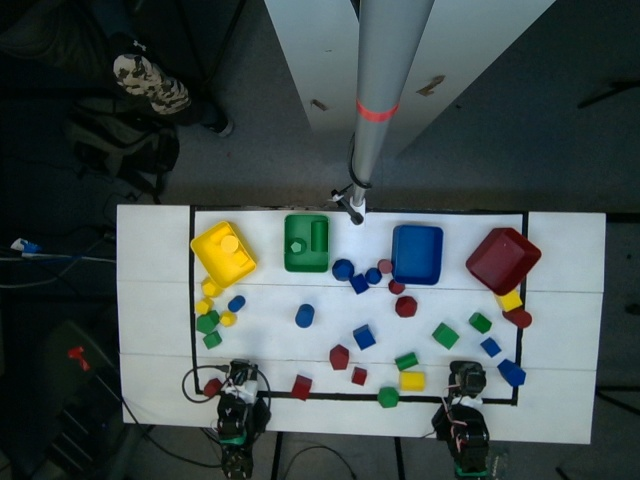
#> input picture code/camera_reference.jpg, 640 x 480 px
$ python vision.py camera_reference.jpg
#> lines starting #> are read from the running program, lines starting #| are printed output that depends on the picture; after the words box and inside, x2 and y2 are one past the last pixel; in counts of white or black regions, pixels touching at a corner belong together
"""Top-camera vision for the classical (pre-programmed) colour sorter. Separate from the competition kit.

detect(img_bgr) -> dict with
    table:   convex hull of the white table (only things inside it count)
    bins:    {colour: (cx, cy, w, h, angle)}  large coloured blobs (biggest one per colour)
    objects: [(colour, cx, cy, angle_deg, area_px, w, h)]  small coloured blobs on the table, not inside a bin
Colours: red, yellow, green, blue. All in pixels of the 640x480 top image.
python classical\\vision.py <image.png> [...]   -> writes <image>_vision.png with everything drawn on it
"""
import sys
from pathlib import Path

import os
import cv2
import numpy as np

# HSV ranges (OpenCV: H 0-179). Tuned on setup_ref\top.png and colour v2 demo frames (25 Nov).
COLOURS = {
    "red":    [((0, 110, 20), (8, 255, 255)), ((170, 110, 20), (179, 255, 255))],
    "yellow": [((18, 110, 110), (35, 255, 255))],
    "green":  [((40, 80, 40), (85, 255, 255))],
    "blue":   [((95, 110, 40), (130, 255, 255))],
}
BIN_MIN_AREA = 1500       # px: a bin is a big blob (live 25 Nov: 2000-5600)
OBJ_MIN_AREA = 80         # px: smaller blobs are noise (26 Nov: 120 -> 80, the small red cube is ~116)
OBJ_MAX_AREA = 1400       # px: small objects ~200-400, large ones up to ~1000
DRAW = {"red": (0, 0, 255), "yellow": (0, 220, 255), "green": (0, 200, 0), "blue": (255, 80, 0)}
# Where loose objects may be (inside the black-tape source area, pixels of the 640x480 top image; the top camera has
# not moved more than 1 px since the colour v2 demos). The lower-left corner is left out: the left arm's base and its
# red/black cables sit there. Bins are found anywhere on the table.
# 26 Nov 01:00: the cut-out for the left arm's base was too big (y > 350): it hid a red dodecahedron and two green
# blocks right in front of the left arm. Now only below y 378 (the base + its red cables start at ~y 385).
# 26 Nov pm: the INNER EDGE OF THE BLACK LINE (the marked source area), measured from the top camera (left x 196,
# right 524 at the top -> 508 at the bottom, bottom y 384 on the left -> 398 on the right). sort.py only takes blocks
# whose centre is SORT_LINE_IN px (10) inside it. Old polygon: (205,215),(518,222),(514,400),(300,400),(300,378),(205,378)
SOURCE_POLY = np.array([(197, 212), (524, 216), (519, 300), (513, 360), (508, 398), (430, 398), (350, 394), (310, 391),
                        (250, 386), (197, 384)], np.int32)


TABLE_V = 165   # lab table brightness threshold (25 Nov)


def table_hull(hsv):
    # 27 Nov (competition): their table is greyer/darker (median V ~148 inside the line vs well over 165 in the lab) -
    # the threshold now follows the table's own brightness, measured inside the black line
    src = np.zeros(hsv.shape[:2], np.uint8)
    cv2.fillPoly(src, [SOURCE_POLY], 255)
    src = cv2.erode(src, np.ones((25, 25), np.uint8))
    vals = hsv[..., 2][src > 0]
    vthr = TABLE_V if vals.size == 0 else int(min(TABLE_V, max(90, np.median(vals) - 35)))
    white = cv2.inRange(hsv, (0, 0, vthr), (179, 60, 255))
    white = cv2.morphologyEx(white, cv2.MORPH_CLOSE, np.ones((15, 15), np.uint8))
    n, lab, stats, _ = cv2.connectedComponentsWithStats(white)
    if n < 2:
        return None
    big = 1 + int(np.argmax(stats[1:, cv2.CC_STAT_AREA]))
    pts = cv2.findNonZero((lab == big).astype(np.uint8))
    return cv2.convexHull(pts)


def colour_mask(hsv, name):
    m = np.zeros(hsv.shape[:2], np.uint8)
    for lo, hi in COLOURS[name]:
        m |= cv2.inRange(hsv, lo, hi)
    m = cv2.morphologyEx(m, cv2.MORPH_OPEN, np.ones((3, 3), np.uint8))
    return cv2.morphologyEx(m, cv2.MORPH_CLOSE, np.ones((5, 5), np.uint8))


def true_centre(contour, shape, up=4):
    """TRUE centre of a shape (26 Nov): the centre of mass of its whole FILLED outline (holes and shading inside
    filled), computed on a 4x finer grid so the outline's partial pixels count - sub-pixel, any shape (dodecahedron,
    pentagon, cylinder, cube). Replaces the centre of the rotated box around it, which is off for non-symmetric
    outlines. Returns (x, y) in the picture's pixels."""
    x, y, w, h = cv2.boundingRect(contour)
    pad = 2
    m = np.zeros(((h + 2 * pad) * up, (w + 2 * pad) * up), np.uint8)
    c = ((contour.reshape(-1, 2) - [x - pad, y - pad]) * up + up / 2).astype(np.int32)
    cv2.fillPoly(m, [c], 255, lineType=cv2.LINE_AA)               # anti-aliased: edge pixels count partly
    M = cv2.moments(m, binaryImage=False)
    if M["m00"] <= 0:
        M = cv2.moments(contour)
        return M["m10"] / max(M["m00"], 1e-9), M["m01"] / max(M["m00"], 1e-9)
    # fine-grid pixel j covers original x in [j/up - 1/(2up)...]: undo the +up/2 shift used when scaling the outline
    return (M["m10"] / M["m00"] - up / 2) / up + x - pad, (M["m01"] / M["m00"] - up / 2) / up + y - pad


# [17 lines left out: function detect_avg, not called in this run]


def detect(img):
    hsv = cv2.cvtColor(cv2.GaussianBlur(img, (5, 5), 0), cv2.COLOR_BGR2HSV)
    hull = table_hull(hsv)
    inside = np.zeros(img.shape[:2], np.uint8)
    if hull is not None:
        cv2.fillPoly(inside, [hull], 255)
        inside = cv2.erode(inside, np.ones((9, 9), np.uint8))
    # 27 Nov (competition): the area inside the black line (+ 3 cm) ALWAYS counts as table, whatever the table colour
    _src = np.zeros(img.shape[:2], np.uint8)
    cv2.fillPoly(_src, [SOURCE_POLY], 255)
    _near_line = cv2.dilate(_src, np.ones((31, 31), np.uint8))
    inside |= _near_line
    bins, objects = {}, []
    bin_masks = np.zeros(img.shape[:2], np.uint8)
    for name in COLOURS:
        m = colour_mask(hsv, name) & inside
        cnts, _ = cv2.findContours(m, cv2.RETR_EXTERNAL, cv2.CHAIN_APPROX_SIMPLE)
        big = [c for c in cnts if cv2.contourArea(c) >= BIN_MIN_AREA]
        # 27 Nov (competition): a bin must stand inside / right at the black line - not a blue bag next to the table
        big = [c for c in big if _near_line[min(479, max(0, int(cv2.minAreaRect(c)[0][1]))),
                                            min(639, max(0, int(cv2.minAreaRect(c)[0][0])))] > 0]
        if big:
            c = max(big, key=cv2.contourArea)
            (cx, cy), (w, h), ang = cv2.minAreaRect(c)
            bins[name] = (cx, cy, w, h, ang)
            cv2.drawContours(bin_masks, [cv2.convexHull(c)], -1, 255, -1)
    bin_zone = cv2.dilate(bin_masks, np.ones((15, 15), np.uint8))
    source = np.zeros(img.shape[:2], np.uint8)
    cv2.fillPoly(source, [SOURCE_POLY], 255)
    _out = int(float(os.environ.get("SORT_OUTSIDE_PX") or 0))
    if _out > 0:   # 27 Nov 19:35 (user): also blocks just OUTSIDE the line beside the arms (SORT_OUTSIDE_PX=0 = off)
        source = cv2.dilate(source, np.ones((2 * _out + 1, 2 * _out + 1), np.uint8))
    for name in COLOURS:
        # 26 Nov: the source area only decides WHICH blocks count (by their centre) - it no longer CUTS a block that
        # sits on its border (a sliced outline = a shifted centre; the red dodecahedron at x~210 was cut in half)
        m = colour_mask(hsv, name) & inside & ~bin_zone
        cnts, _ = cv2.findContours(m, cv2.RETR_EXTERNAL, cv2.CHAIN_APPROX_SIMPLE)
        for c in cnts:
            a = cv2.contourArea(c)
            if OBJ_MIN_AREA <= a <= OBJ_MAX_AREA:
                mm = cv2.moments(c)
                if mm["m00"] <= 0 or source[int(mm["m01"] / mm["m00"]), int(mm["m10"] / mm["m00"])] == 0:
                    continue
                (_, _), (w, h), ang = cv2.minAreaRect(c)          # rotation + size only
                cx, cy = true_centre(c, img.shape)                  # 26 Nov: TRUE centre, not the box centre
                objects.append((name, cx, cy, ang, a, w, h))
    # 27 Nov 19:50 (user: the arms touched blocks outside the line - twice): also report the blocks OUTSIDE the
    # play area (centre outside the line), so the sorter can keep its jaws away from them
    outside = []
    src0 = np.zeros(img.shape[:2], np.uint8)
    cv2.fillPoly(src0, [SOURCE_POLY], 255)
    for name in COLOURS:
        m = colour_mask(hsv, name) & inside & ~bin_zone
        cnts, _ = cv2.findContours(m, cv2.RETR_EXTERNAL, cv2.CHAIN_APPROX_SIMPLE)
        for c in cnts:
            a = cv2.contourArea(c)
            if OBJ_MIN_AREA <= a <= OBJ_MAX_AREA:
                mm = cv2.moments(c)
                if mm["m00"] > 0:
                    cx, cy = mm["m10"] / mm["m00"], mm["m01"] / mm["m00"]
                    if src0[min(int(cy), src0.shape[0] - 1), min(int(cx), src0.shape[1] - 1)] == 0 or                             cv2.pointPolygonTest(SOURCE_POLY, (float(cx), float(cy)), True) < 8:
                        outside.append((name, cx, cy, a))
    return {"table": hull, "bins": bins, "objects": objects, "outside": outside}


def draw(img, det):
    out = img.copy()
    if det["table"] is not None:
        cv2.polylines(out, [det["table"]], True, (255, 255, 255), 1)
    cv2.polylines(out, [SOURCE_POLY], True, (255, 0, 255), 1)
    for name, (cx, cy, w, h, ang) in det["bins"].items():
        box = cv2.boxPoints(((cx, cy), (w, h), ang)).astype(int)
        cv2.polylines(out, [box], True, DRAW[name], 2)
        cv2.putText(out, f"BIN {name}", (int(cx) - 30, int(cy) - int(h / 2) - 6), cv2.FONT_HERSHEY_SIMPLEX, 0.45, DRAW[name], 1)
    for name, cx, cy, ang, a, w, h in det["objects"]:
        box = cv2.boxPoints(((cx, cy), (w, h), ang)).astype(int)
        cv2.polylines(out, [box], True, (0, 0, 0), 2)
        cv2.circle(out, (int(cx), int(cy)), 3, (0, 0, 0), -1)
        cv2.putText(out, f"{name} {a:.0f}px {ang:.0f}d", (int(cx) + 8, int(cy)), cv2.FONT_HERSHEY_SIMPLEX, 0.4, (0, 0, 0), 1)
    return out


# [67 lines left out: functions find_blob, find_block_edge, find_jaws, not called in this run]


if __name__ == "__main__":
    for p in sys.argv[1:]:
        img = cv2.imread(p)
#> img is the input picture: shape (480, 640, 3); mean B, G, R 79.5, 80.3, 68.4
        det = detect(img)
#> in detect, `hsv = cv2.cvtColor(cv2.GaussianBlur(img, (5, 5), 0), cv2.COLOR_BGR2HSV)`: hsv: shape (480, 640, 3); mean H, S, V 86.9, 93, 85.1
#> in table_hull, `cv2.fillPoly(src, [SOURCE_POLY], 255)`:
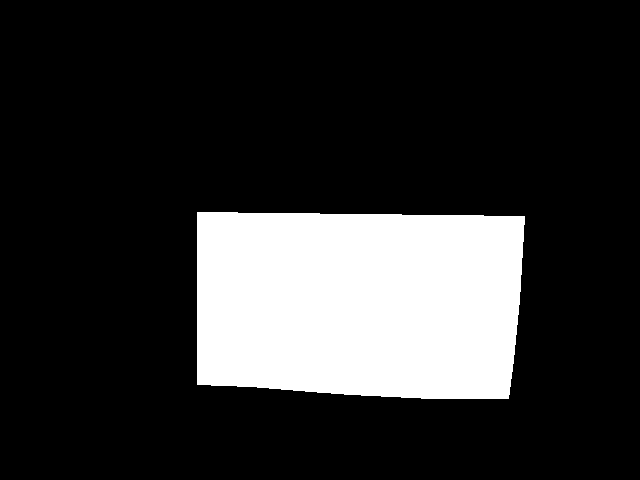
#> src: shape (480, 640); 18.8% white; 1 white region, box (x1, y1, x2, y2) and area: (197, 212, 525, 399) 57814
#> in table_hull, `vthr = TABLE_V if vals.size == 0 else int(min(TABLE_V, max(90, np.medi..`: vthr = 154
#> in table_hull, `white = cv2.inRange(hsv, (0, 0, vthr), (179, 60, 255))`: white: shape (480, 640); 23% white; 13 white regions (3 under 20 px), largest, box (x1, y1, x2, y2) and area: (195, 201, 522, 398) 32152, (488, 213, 605, 442) 17355, (117, 206, 217, 425) 15038
#> in table_hull, `white = cv2.morphologyEx(white, cv2.MORPH_CLOSE, np.ones((15, 15), np...`:
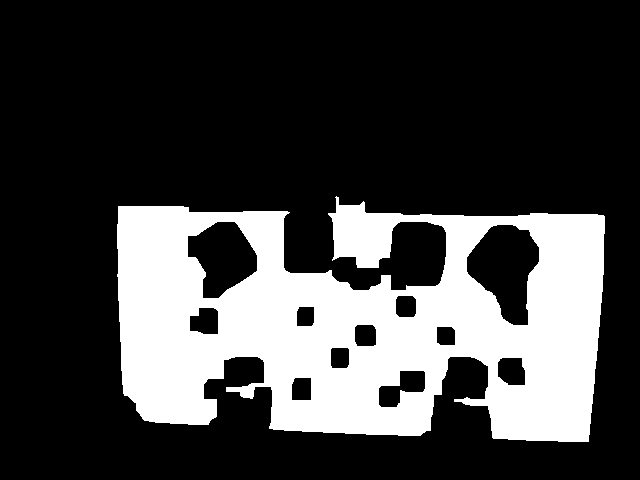
#> white: shape (480, 640); 25.5% white; 1 white region, box (x1, y1, x2, y2) and area: (117, 196, 605, 442) 78297
#> in table_hull, `n, lab, stats, _ = cv2.connectedComponentsWithStats(white)`: n = 2; stats = [[0, 0, 640, 480, 228903], [117, 196, 488, 246, 78297]]
#> in table_hull, `big = 1 + int(np.argmax(stats[1:, cv2.CC_STAT_AREA]))`: big = 1
#> in table_hull, `pts = cv2.findNonZero((lab == big).astype(np.uint8))`: pts = contour of 78297 points, box (x1, y1, x2, y2) (117, 196, 605, 442), area 23964
#> in detect, `hull = table_hull(hsv)`: hull = contour of 30 points, box (x1, y1, x2, y2) (117, 196, 605, 442), area 109550
#> in detect, `cv2.fillPoly(inside, [hull], 255)`: inside: shape (480, 640); 35.9% white; 1 white region, box (x1, y1, x2, y2) and area: (117, 196, 605, 442) 110236
#> in detect, `inside = cv2.erode(inside, np.ones((9, 9), np.uint8))`: inside: shape (480, 640); 34% white; 1 white region, box (x1, y1, x2, y2) and area: (121, 200, 601, 438) 104428
#> in detect, `inside |= _near_line`:
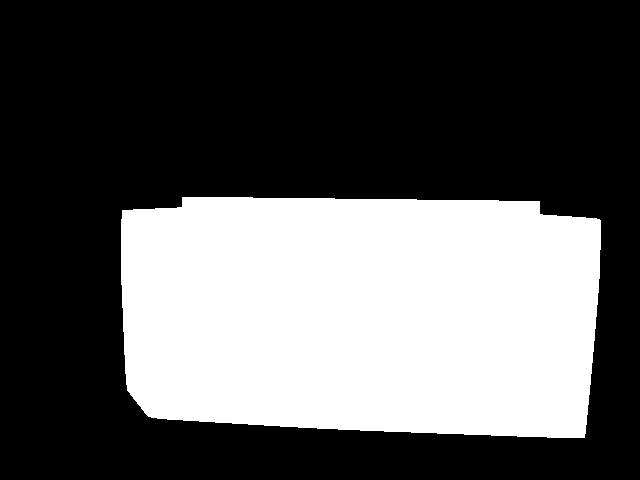
#> inside: shape (480, 640); 34.8% white; 1 white region, box (x1, y1, x2, y2) and area: (121, 197, 601, 438) 106906
#> the loop in detect, `for name in COLOURS:` made 4 passes
#> (cx, cy, ang) on passes 1 to 4: (504.5, 259.8, -50.71), (212.6, 264.2, -41.78), (306.5, 243, -90), (416.9, 254.1, -87.14)
#> after the loop in detect, `for name in COLOURS:`: bin_masks: shape (480, 640); 4.2% white; 4 white regions, box (x1, y1, x2, y2) and area: (190, 221, 257, 315) 4166, (469, 229, 540, 294) 3048, (392, 224, 444, 285) 2937, (284, 214, 330, 273) 2652
#> after the loop in detect, `for name in COLOURS:`:
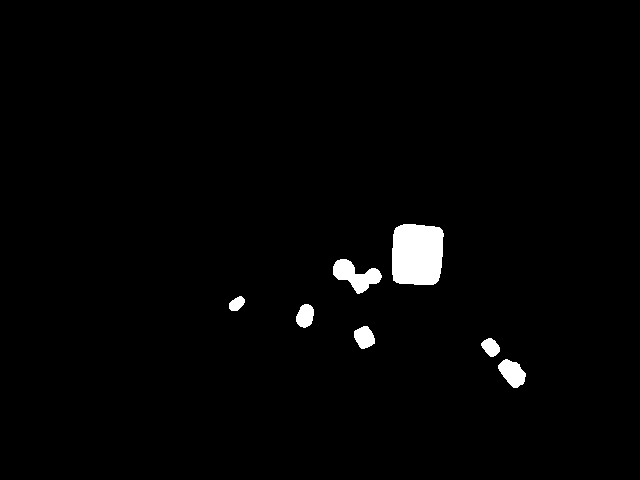
#> m: shape (480, 640); 1.7% white; 7 white regions, largest, box (x1, y1, x2, y2) and area: (392, 224, 444, 285) 2883, (333, 259, 382, 294) 868, (498, 359, 526, 388) 516
#> after the loop in detect, `for name in COLOURS:`: bins = {'red': (504.5, 259.8, 61.85, 54.32, -50.71), 'yellow': (212.6, 264.2, 85.8, 63.92, -41.78), 'green': (306.5, 243, 58, 45, -90), 'blue': (416.9, 254.1, 59.98, 50.34, -87.14)}
#> in detect, `bin_zone = cv2.dilate(bin_masks, np.ones((15, 15), np.uint8))`: bin_zone: shape (480, 640); 6.8% white; 4 white regions, box (x1, y1, x2, y2) and area: (183, 214, 264, 322) 6616, (462, 222, 547, 301) 5148, (385, 217, 451, 292) 4715, (277, 207, 337, 280) 4318
#> the loop in detect, `for name in COLOURS:` made 4 passes
#> after the loop in detect, `for name in COLOURS:`:
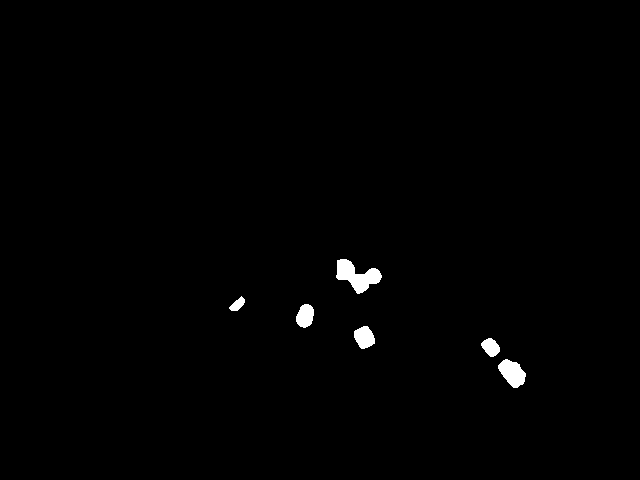
#> m: shape (480, 640); 0.78% white; 6 white regions, box (x1, y1, x2, y2) and area: (336, 259, 382, 294) 818, (498, 359, 526, 388) 516, (354, 326, 375, 349) 350, (296, 304, 314, 328) 327, (481, 338, 500, 357) 242, (229, 296, 245, 311) 132
#> after the loop in detect, `for name in COLOURS:`: objects = 18 items
#> in detect, `outside = []`: outside = []
#> after the loop in detect, `for name in COLOURS:`: outside = [('red', 212.3, 387.7, 156), ('red', 301.2, 389.1, 256), ('red', 519.5, 317.7, 255.5), ('yellow', 510.8, 304, 165), ('green', 388.2, 396.8, 348.5), ('blue', 512, 372.6, 479)]
#> det = 4 items
        print(Path(p).name, "| bins:", {k: (round(v[0]), round(v[1])) for k, v in det["bins"].items()},
              "| objects:", [(o[0], round(o[1]), round(o[2]), round(o[4])) for o in det["objects"]])
#> (printed output is left out)
        cv2.imwrite(str(Path(p).with_name(Path(p).stem + "_vision.png")), draw(img, det))
#> the loop in draw, `for name, (cx, cy, w, h, ang) in det["bins"].items():` made 4 passes
#> (name, cx, cy, w, h, ang, box) on passes 1 to 4: ('red', 504.5, 259.8, 61.85, 54.32, -50.71, [[505, 300], [463, 266], [503, 218], [545, 253]]), ('yellow', 212.6, 264.2, 85.8, 63.92, -41.78, [[201, 316], [159, 268], [223, 211], [265, 259]]), ('green', 306.5, 243, 58, 45, -90, [[329, 272], [284, 272], [284, 214], [329, 214]]), ('blue', 416.9, 254.1, 59.98, 50.34, -87.14, [[440, 285], [390, 282], [393, 222], [443, 225]])
#> after the loop in draw, `for name, (cx, cy, w, h, ang) in det["bins"].items():`:
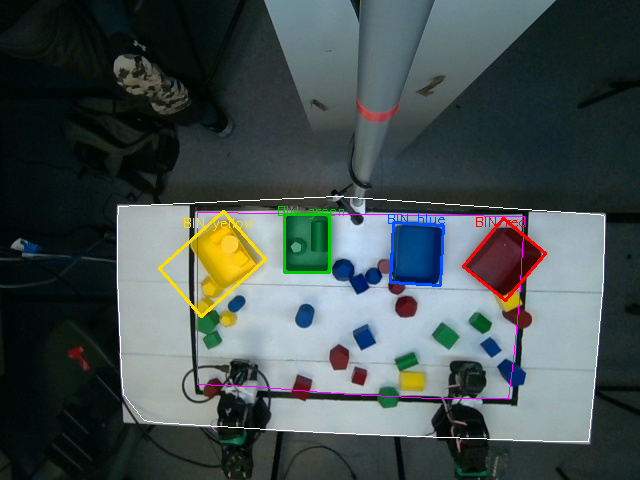
#> out: shape (480, 640, 3); mean B, G, R 79.7, 80.5, 69.6
#> the loop in draw, `for name, cx, cy, ang, a, w, h in det["objects"]:` made 18 passes
#> (name, cx, cy, ang, a, w, h, box) on passes 1 to 6: ('red', 301.2, 389.1, -71.57, 256, 18.97, 17.71, [[306, 400], [289, 395], [295, 377], [312, 382]]), ('red', 359.3, 376.8, -90, 106, 12, 11, [[364, 382], [353, 382], [353, 370], [364, 370]]), ('red', 339.2, 357.8, -90, 242.5, 19, 16, [[347, 367], [331, 367], [331, 348], [347, 348]]), ('red', 405.5, 306.3, -90, 255.5, 18, 17, [[414, 315], [397, 315], [397, 297], [414, 297]]), ('yellow', 412.2, 380.9, -90, 397, 19, 23, [[423, 390], [400, 390], [400, 371], [423, 371]]), ('yellow', 227.1, 318.3, -90, 155, 14, 14, [[234, 325], [220, 325], [220, 311], [234, 311]])
#> after the loop in draw, `for name, cx, cy, ang, a, w, h in det["objects"]:`:
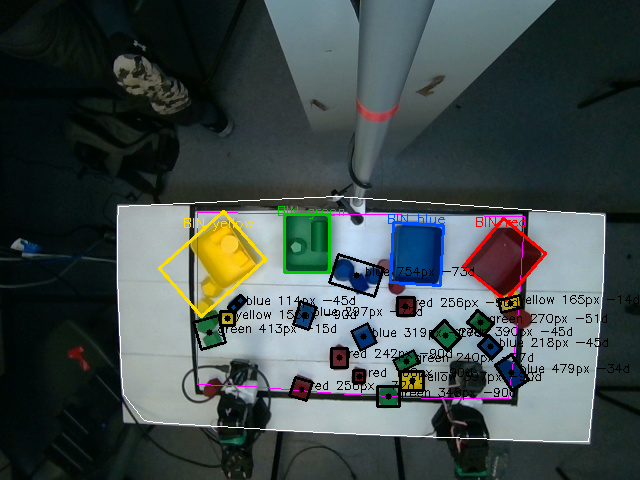
#> out: shape (480, 640, 3); 2.71% of pixels changed, all inside (x1, y1, x2, y2) = (192, 253, 639, 408)

# [29 lines left out: function find_bins_by_rim, not called in this run]
